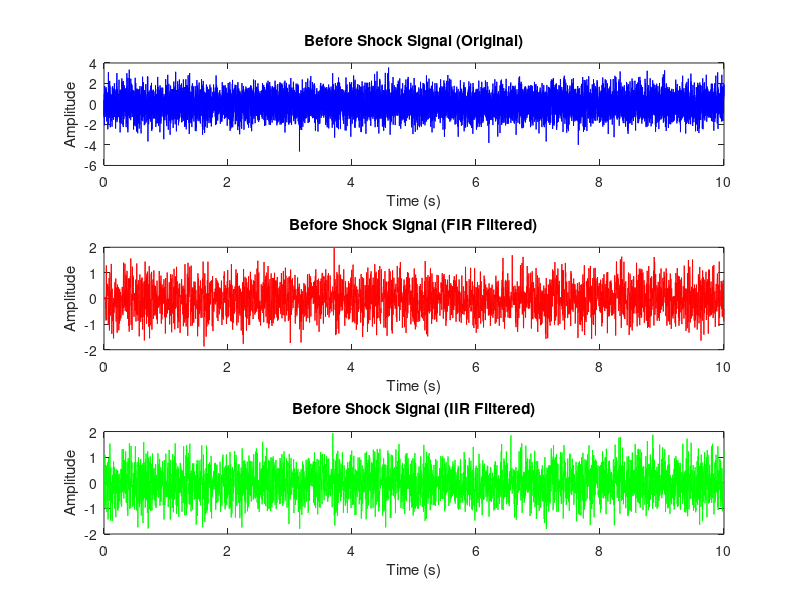

Source code (MATLAB):
% Before Shock Signal
fs = 1000; % Sampling frequency
duration = 10; % Signal duration (seconds)
t = 0:1/fs:duration-1/fs; % Time vector
before_shocks_signal = randn(size(t)); % Random noise signal

% FIR Filter
fir_order = 50;
fir_cutoff = 0.3; % Normalized cutoff frequency
fir_coefficients = fir1(fir_order, fir_cutoff, 'low');
before_shocks_fir = filter(fir_coefficients, 1, before_shocks_signal);

% IIR Filter
[iir_b, iir_a] = butter(4, 0.3, 'low'); % 4th-order Butterworth low-pass filter
before_shocks_iir = filter(iir_b, iir_a, before_shocks_signal);

% Plotting
figure;
subplot(3, 1, 1);
plot(t, before_shocks_signal, 'b');
title('Before Shock Signal (Original)');
xlabel('Time (s)');
ylabel('Amplitude');

subplot(3, 1, 2);
plot(t, before_shocks_fir, 'r');
title('Before Shock Signal (FIR Filtered)');
xlabel('Time (s)');
ylabel('Amplitude');

subplot(3, 1, 3);
plot(t, before_shocks_iir, 'g');
title('Before Shock Signal (IIR Filtered)');
xlabel('Time (s)');
ylabel('Amplitude');
